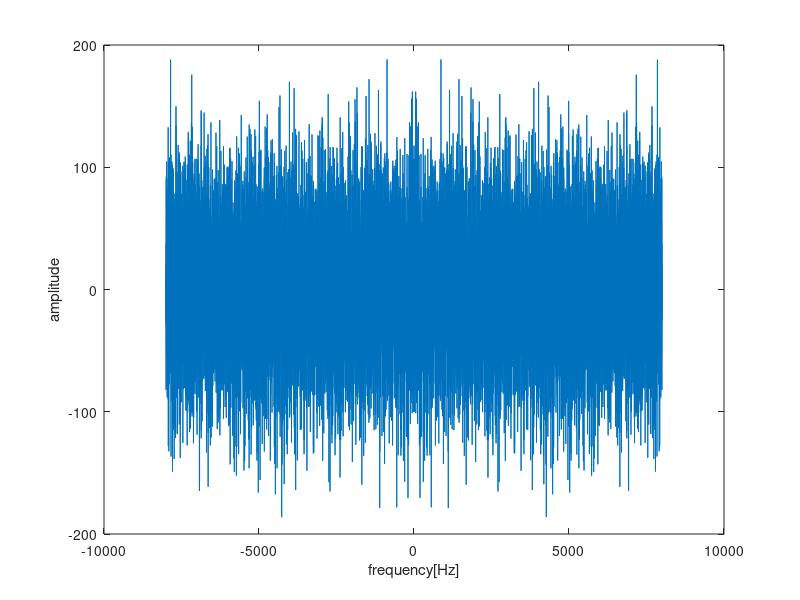
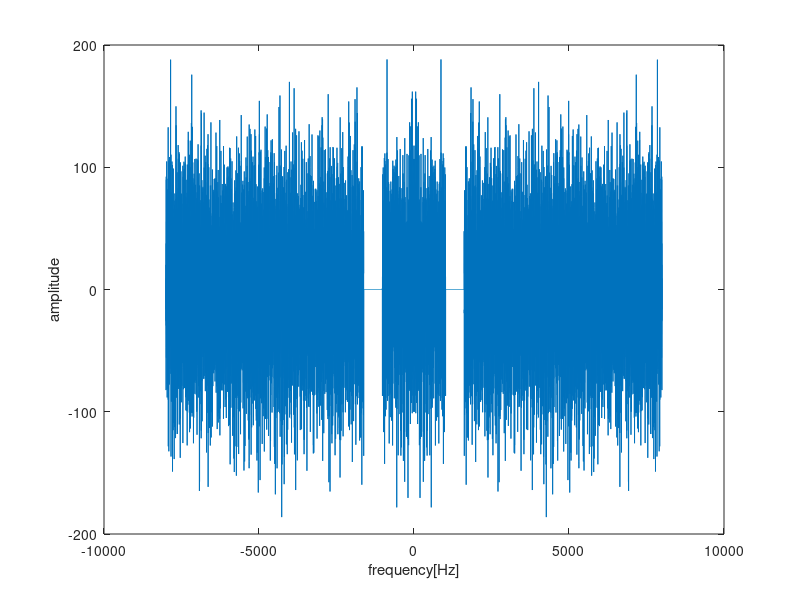
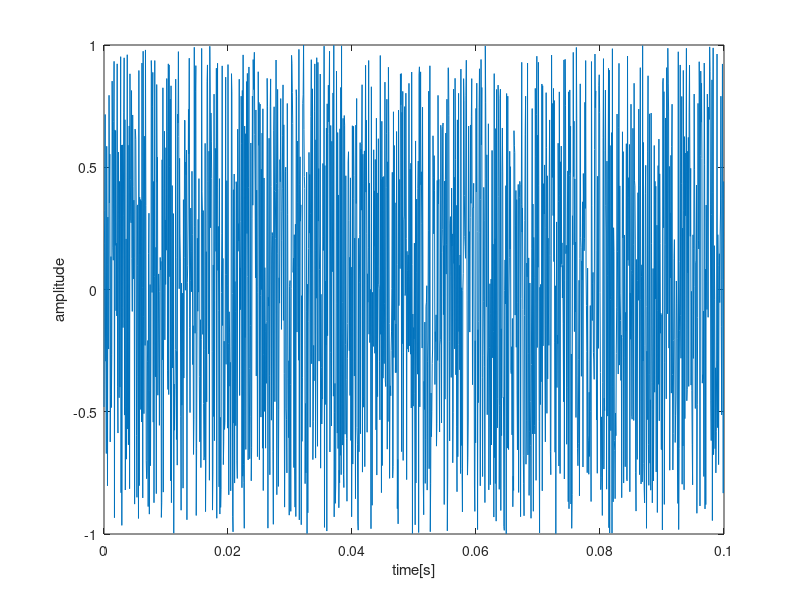
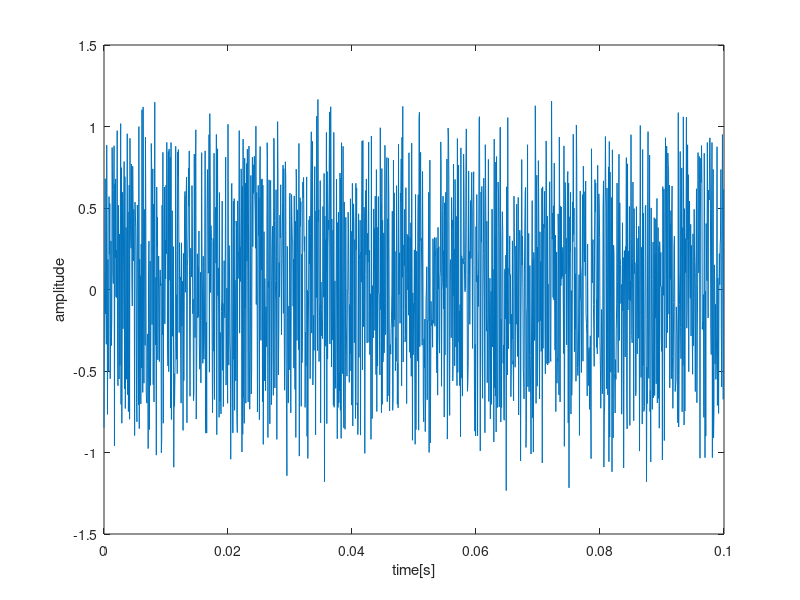

MATLAB code for these plots, in order:
clear;
Fs = 16000;
freq = (-Fs/2 : 1 : Fs/2 - 1);
f = 2000;
f2 = 1300;
t_noise= (0 : 0.1*Fs-1) /Fs;
t_y = (0 : Fs-1) /Fs;
y = sin(2*pi*f*t_y);
y2 = sin(2*pi*f2*t_y);
t_all = (0 : (4*Fs + 0.4*Fs - 1));
noise_A = 2 * (rand(1,Fs) - 0.5);

A_fft = fft(noise_A);
A_fft = fftshift(A_fft);

fig0 = figure; % ノイズA_fft
plot(freq,A_fft);
xlabel('frequency[Hz]');
ylabel('amplitude');

noise_filter = ones(1,Fs);
filter_rangeS = 1020;
filter_rangeG = 1620;
noise_filter((Fs/2)-filter_rangeG : (Fs/2)-filter_rangeS) = 0;
noise_filter((Fs/2)+filter_rangeS : (Fs/2)+filter_rangeG) = 0;
B_fft = noise_filter.* A_fft;

fig1 = figure; % ノイズB_fft
plot(freq,B_fft);
xlabel('frequency[Hz]');
ylabel('amplitude');

B_fft = ifftshift(B_fft);
noise_B = ifft(B_fft);
noise_B = real(noise_B);

noise_A = noise_A(1:1600);
noise_B = noise_B(1:1600);

fig2 = figure; % ノイズA
plot(t_noise, noise_A);
xlabel('time[s]');
ylabel('amplitude');
fig3 = figure; % ノイズB
plot(t_noise,noise_B);
xlabel('time[s]');
ylabel('amplitude');

EX1 = [y noise_A];
EX1 = repmat(EX1, 1, 4);
EX2 = [y noise_B];
EX2 = repmat(EX2, 1, 4);
EX3 = [y2 noise_A];
EX3 = repmat(EX3, 1, 4);
EX4 = [y2 noise_B];
EX4 = repmat(EX4, 1, 4);

fig4 = figure;
plot(t_all,EX1);
xlabel('time[s]');
ylabel('amplitude');

soundsc(EX1,Fs);    % pure tone A + noise A   
pause(5);
soundsc(EX2,Fs);    % pure tone A + noise B
pause(5);
soundsc(EX3,Fs);    % pure tone B + noise A
pause(5);
soundsc(EX4,Fs);    % pure tone B + noise B

exportgraphics(fig0,'../Figures/04_20_Afft.pdf','ContentType','vector');
exportgraphics(fig1,'../Figures/04_21_Bfft.pdf','ContentType','vector');
exportgraphics(fig2,'../Figures/04_22_Anoise.pdf','ContentType','vector');
exportgraphics(fig3,'../Figures/04_23_Bnoise.pdf','ContentType','vector');
exportgraphics(fig4,'../Figures/04_24_gosei.pdf','ContentType','vector');